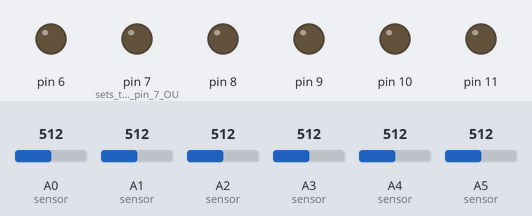
This sketch was run on a simulated Arduino Uno, built with avr-gcc and run on an emulated ATmega328P. Parts: output pins drawn as LEDs (lit = HIGH). Inputs (shaded band) come from the test bench; at power-on: A0 (sensor) = 512, A1 (sensor) = 512, A2 (sensor) = 512, A3 (sensor) = 512, A4 (sensor) = 512, A5 (sensor) = 512. What the sketch prints to the serial monitor is not drawn.

Above: at 0.1 s.
Timing chart, 0 to 1.8 s (numbered marks = the images above):
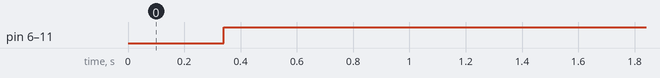

The sketch:

Figaro_ro_calc_all_sensors_D2_01182022.ino
```cpp
// Figaro TGS 2611 to calculate Ro, sketch_ana

#include <Wire.h>

#include <SPI.h>


void setup() {


  Serial.begin(9600);
  pinMode(11, OUTPUT);
  pinMode(10, OUTPUT);
  pinMode(9, OUTPUT);
  pinMode(8, OUTPUT);
  pinMode(7, OUTPUT);            // sets the digital pin 7 OUTPUT
  pinMode(6, OUTPUT);


  Serial.println(",R0a,R0b,R0c,R0d,R0e,R0f,RSa,RSb,RSc,RSd,RSe,RSf,Va,Vb,Vc,Vd,Ve,Vf, Datalogger_2");

}

void loop() {


  // read Ro for a analog A0

   float sensor_volta;               //Define variable for sensor voltage
  float RS_aira;                    //Define variable for sensor resistance
  float R0a;                       //Define variable for R0
  float sensorValuea;              //Define variable for analog readings
  for(int x = 0 ; x < 500 ; x++)  //Start for loop
  {
    sensorValuea = sensorValuea + analogRead(A0); //Add analog values of sensor 500 times
  }
  sensorValuea = sensorValuea/500.0;              //Take average of readings
  sensor_volta = analogRead(A0)*(5.0/1023.0);       //Convert average to voltage

  RS_aira = ((5.0*10)/sensor_volta)-10;       //Calculate RS in fresh air Rs = ((Vc * Rl)/sensorVolt))-Rl

  // RS_air = ((5.0-sensor_volt)/sensor_volt);       //Calculate RS in fresh air omit the Rl
  R0a = RS_aira/14.51;

// read Ro for b analog A1

   float sensor_voltb;               //Define variable for sensor voltage
  float RS_airb;                    //Define variable for sensor resistance
  float R0b;                       //Define variable for R0
  float sensorValueb;              //Define variable for analog readings
  for(int x = 0 ; x < 500 ; x++)  //Start for loop
  {
    sensorValueb = sensorValueb + analogRead(A1); //Add analog values of sensor 500 times
  }
  sensorValueb = sensorValueb/500.0;              //Take average of readings
  sensor_voltb = analogRead(A1)*(5.0/1023.0);       //Convert average to voltage

  RS_airb = ((5.0*10)/sensor_voltb)-10;       //Calculate RS in fresh air Rs = ((Vc * Rl)/sensorVolt))-Rl

  // RS_air = ((5.0-sensor_volt)/sensor_volt);       //Calculate RS in fresh air omit the Rl
  R0b = RS_airb/14.51;


// read Ro for sensor c in analog A2

   float sensor_voltc;               //Define variable for sensor voltage
  float RS_airc;                    //Define variable for sensor resistance
  float R0c;                       //Define variable for R0
  float sensorValuec;              //Define variable for analog readings
  for(int x = 0 ; x < 500 ; x++)  //Start for loop
  {
    sensorValuec = sensorValuec + analogRead(A2); //Add analog values of sensor 500 times
  }
  sensorValuec = sensorValuec/500.0;              //Take average of readings
  sensor_voltc = analogRead(A2)*(5.0/1023.0);       //Convert average to voltage

  RS_airc = ((5.0*10)/sensor_voltc)-10;       //Calculate RS in fresh air Rs = ((Vc * Rl)/sensorVolt))-Rl

  // RS_air = ((5.0-sensor_volt)/sensor_volt);       //Calculate RS in fresh air omit the Rl
  R0c = RS_airc/14.51;


  // read Ro for sensor d in analog A3

   float sensor_voltd;               //Define variable for sensor voltage
  float RS_aird;                    //Define variable for sensor resistance
  float R0d;                       //Define variable for R0
  float sensorValued;              //Define variable for analog readings
  for(int x = 0 ; x < 500 ; x++)  //Start for loop
  {
    sensorValued = sensorValued + analogRead(A3); //Add analog values of sensor 500 times
  }
  sensorValued = sensorValued/500.0;              //Take average of readings
  sensor_voltd = analogRead(A3)*(5.0/1023.0);       //Convert average to voltage

  RS_aird = ((5.0*10)/sensor_voltd)-10;       //Calculate RS in fresh air Rs = ((Vc * Rl)/sensorVolt))-Rl

  // RS_air = ((5.0-sensor_volt)/sensor_volt);       //Calculate RS in fresh air omit the Rl
  R0d = RS_aird/14.51;


  // read Ro for sensor e in analog A4

   float sensor_volte;               //Define variable for sensor voltage
  float RS_aire;                    //Define variable for sensor resistance
  float R0e;                       //Define variable for R0
 float sensorValuee;              //Define variable for analog readings
  for(int x = 0 ; x < 500 ; x++)  //Start for loop
  {
    sensorValuee = sensorValuee + analogRead(A4); //Add analog values of sensor 500 times
  }
  sensorValuee = sensorValuee/500.0;              //Take average of readings
  sensor_volte = analogRead(A4)*(5.0/1023.0);       //Convert average to voltage

  RS_aire = ((5.0*10)/sensor_volte)-10;       //Calculate RS in fresh air Rs = ((Vc * Rl)/sensorVolt))-Rl

  // RS_air = ((5.0-sensor_volt)/sensor_volt);       //Calculate RS in fresh air omit the Rl
  R0e = RS_aire/14.51;


  // read Ro for sensor f in analog A5

   float sensor_voltf;               //Define variable for sensor voltage
  float RS_airf;                    //Define variable for sensor resistance
  float R0f;                       //Define variable for R0
  float sensorValuef;              //Define variable for analog readings
  for(int x = 0 ; x < 500 ; x++)  //Start for loop
  {
    sensorValuef = sensorValuef + analogRead(A5); //Add analog values of sensor 500 times
  }
  sensorValuef = sensorValuef/500.0;              //Take average of readings
  sensor_voltf = analogRead(A5)*(5.0/1023.0);       //Convert average to voltage

  RS_airf = ((5.0*10)/sensor_voltf)-10;       //Calculate RS in fresh air Rs = ((Vc * Rl)/sensorVolt))-Rl

  // RS_air = ((5.0-sensor_volt)/sensor_volt);       //Calculate RS in fresh air omit the Rl
  R0f = RS_airf/14.51;


  // digital pins for the Voltage heater VH 5 voltage

  digitalWrite(11, HIGH);   // sets the digital 11 ON

  digitalWrite(10, HIGH);   // sets the digital 10 ON

  digitalWrite(9, HIGH);   // sets the digital 9 ON

  digitalWrite(8, HIGH);   // sets the digital 8 ON

  digitalWrite(7, HIGH);   // sets the digital 7 ON

  digitalWrite(6, HIGH);

  //print out the values

 Serial.print(R0a);
 Serial.print(",");

  Serial.print(R0b);
  Serial.print(",");

  Serial.print(R0c);
  Serial.print(",");

  Serial.print(R0d);
  Serial.print(",");

  Serial.print(R0e);
  Serial.print(",");

  Serial.print(R0f);
  Serial.print(",");

  Serial.print(RS_aira);
  Serial.print(", ");

  Serial.print(RS_airb);
  Serial.print(",");

  Serial.print(RS_airc);
  Serial.print(",");

  Serial.print(RS_aird);
  Serial.print(",");

  Serial.print(RS_aire);
  Serial.print(",");

  Serial.print(RS_airf);
  Serial.print(",");

  Serial.print(sensor_volta);
  Serial.print(",");

  Serial.print(sensor_voltb);
  Serial.print(",");

  Serial.print(sensor_voltc);
  Serial.print(",");

  Serial.print(sensor_voltd);
  Serial.print(",");

  Serial.print(sensor_volte);
  Serial.print(",");

  Serial.println(sensor_voltf);


  delay(1000);                                  //Wait 1 second

}
```

Measured:
- by itself, pin 6, pin 7 (sets_the_digital_pin_7_OU), pin 8–11: LOW → HIGH at 0.34 s
